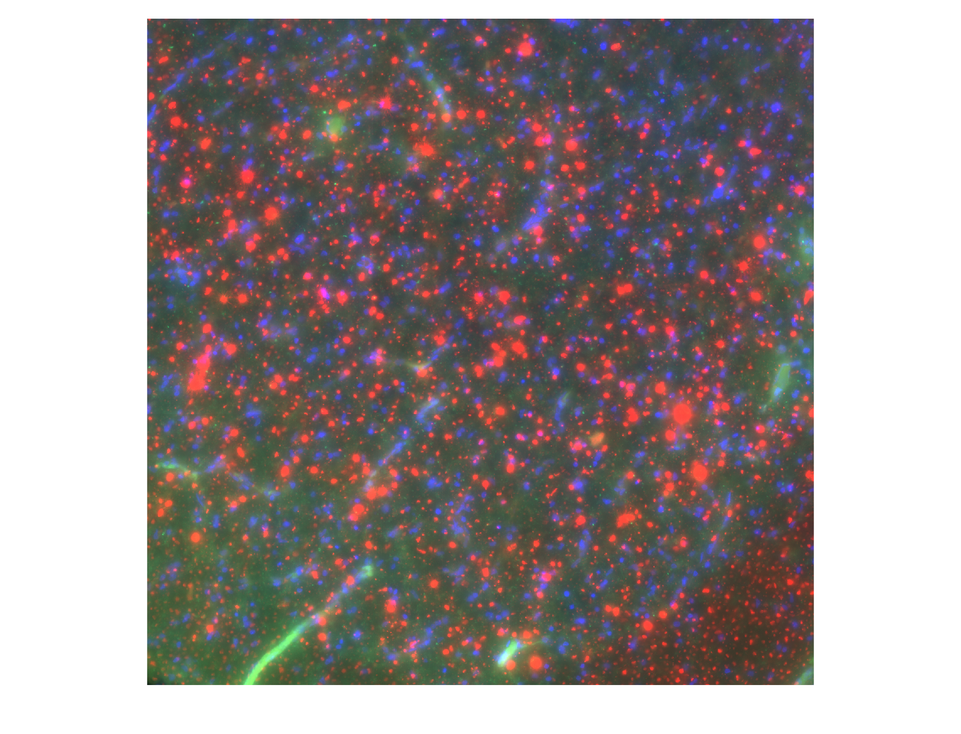
#> input picture Images/525_neurons.png, 961 x 734 px, shrunk from 2315 x 1769 before the run
$ jupyter execute --allow-errors 'Introduction Tools for Workshop_KEY.ipynb'
#> lines starting #> are read from the running program, lines starting #| are printed output that depends on the picture; after the words box and inside, x2 and y2 are one past the last pixel; in counts of white or black regions, pixels touching at a corner belong together; long printed decimals are rounded
# *Before Continuing*
 Open a **Puma Jupyter Notebook** session, not **Ocelote Jupyter Notebook**, this will allow for correct pathing to all required python libraries.
 You must run KEYS_Training_Setup before running this module. Once this step has been done, change the kernel to "KEYS_module".

# Jupyter & Python Training Session
# At a Glance:
1. Intro to Jupyter Notebooks
2. Coding Workshop Etiquette
3. What you need to Know for Today's Lesson
4. Markdown Basics
5. Science:Previous Methods
6. Image Processing
    * Install Python Packages: small amount of bash script
    * Loading Image
    * Converting Image to Array
    * RGB Components
    * Save Image
    * Thresholds: Binarize Image & Histograms
7. Image Analysis
8. Conclusions
9. Extra Challenge
10. References

# Coding Workshop Etiquette
* For us to be able to best assist you:
    * Select the **red "x" symbol** in the Zoom session if you run into issues running the code.
    * Select **green checkmark symbol** in the Zoom session if you have run your code block successfully.

* Keep your audio muted unless you have a question to avoid noise that may be distracting.
* Feel free to unmute yourself or message in the chat if you have a question.
    * We will try to assist you as quickly as possible.
* The common style of coding workshops is very similar to this but usually involves sticky notes (red and green) to be attached to the front of your computer!
---

An Introduction to Jupyter Notebooks
==

 * Python programs are plain text files.
 * Use the Jupyter Notebook for editing and running Python.
 * The Notebook has Control and Edit modes.
 * Use the keyboard and mouse to select and edit cells.
 * The Notebook will turn Markdown into formatted documentation.
 * Markdown does most of what HTML does. **(This is how this section was written)**
      * Other options can be found in the dropdown list.
---

## Python programs are plain text files.

*   They have the `.py` extension to let everyone (including the operating system)
    know it is a Python program.
    *   This is convention, not a requirement.
*   It's common to write them using a text editor but we are going to use the [Jupyter Notebook](http://jupyter.org/)
*   The bit of extra setup is well worth it because the Notebook provides code completion
    and other helpful features.
*   Notebook files have the extension `.ipynb` to distinguish them from plain-text Python programs.
    * *These file types along with .pngs or .jpgs will be the majority of the file types you will be saving to your github for today's session.*

## Advantages of Using Jupyter Notebook to run Python
* You can easily type, edit, copy, and paste blocks of code.
* Tab completion allows you to easily access the names of things you are
    using and learn more about them.
	- It allows you to annotate your code with links, different sized text, bullets,
    etc to make it more accessible to you and your collaborators.
	- It allows you to display figures next to the code that produces them to
    tell a complete story of the analysis.
*   The notebook is stored as JSON but can be saved as a .py file if you would
    like to run it from the bash shell or a python interpreter.
*   Just like a webpage, the saved notebook looks different to what you see when
    it gets rendered by your browser.
    *   But this format allows Jupyter to mix software (in several languages) with documentation
      and graphics, all in one file.

# What you need to know for today's lesson:
* Our lessons for today will **require code blocks to be run in order for proper functionality.**
    * if you miss shift+enter (aka run) for a previous step, it may result in an error.
* The File menu has an option called "Revert to Checkpoint".  Use that to reset your file in case you delete something on accident.

*   The Kernel menu has an options to restart the interpreter and clear the output.

*   The Run button will send the code in the selected cell to the interpreter.
    * Hotkey for this is **Shift+Enter**

*   The command palette function will show you and let you set hotkeys.

* Save often!
---

## Markdown Basics
 * Edit mode can be started by double-clicking a block such as this one.
     * Try it!
 * Shift+Enter to run your block
     * Try it!
 * A new block can be added using the **"+" symbol in the upper-left corner of your Jupyter Notebook.**
     * Try it and try to create some of the examples shown below!

* Use asterisks to create bullet list. **(Indenting/tab allows for a new sub-list similar to other programs like google document)**
     * <u> Example below:</u>
         * Bullet one
         * Bullet two
         * Bullet three

 * *The block can be switched to **code** which will compose the majority of the blocks that you will interact with for today's session.*
 * **Shift + Enter allows you to run a block of code**
 * Different Headers can be made using "#" symbol in front of text. (Make sure you code block is in markdown mode)
 * The number of "#" in front of your text determines the sizing (the more, the smaller the size).
    * <u> Example below:</u>
     # Main Title
     ## Header
     ### Text

###  <font color=red>Reminder: Save your notebook!</font>

## What is the Difference between Markdown and Code then?
We often use the term "code" to mean "the source code of software written in a language such as Python".

A "code cell" in a Notebook is a cell that contains software.

A "text cell" is one that contains ordinary prose written for human beings. (Also termed markdown cell)

### Change an Existing Cell from Code to Markdown

What happens if you write some Python in a code cell and then you switch it to a Markdown cell?

**For example**, change the following markdown block to a code block.

[cell 1]
x = 6 * 7 + 12
print(x)
#Comment something

* Code block lines can be commented out by using "**#**"
    * Great way to take notes of what each line of code does
    * We have comments throughout the session in the code blocks as well to demonstrate
* **Shift+tab** after a code gives information and suggestions.

# Science: Previous Methods
### Manual Counting Methods

### Would you want to count this by hand?

Imagine doing this for **multiple cell cultures**. That would be **very time consuming**!

## <font color=green>Discussion</font>
### How could we automate this process?

#### Write your ideas here: Your ideas here...

*Double-Click for Answer*
<style>
div.input {

    Coding using functions like thresholding and cell count can allow for this part of analysis to be automated.

    display:none;
}
</style>

###  <font color=red>Reminder: Save your notebook!</font>

# Image Processing

Today, we will be processing the following image and using basic python commands.

*Although we are using python, this is just one medium that can be used to code so we will not be focusing on all aspects of coding but rather on general handling of image data.*

*ANS: Mention that this image they are working with is a section from this larger image.*

## Install Python Packages
Before we begin coding we need to first make sure we have all of the python libraries that we need for today's session.

The ones below that we have to install because they are not already available on the HPC Jupyter Notebook.

## Loading Image

[cell 2]
# Call libraries needed for visualizing images
import sys
from skimage import io
import skimage.filters
import numpy as np # this allows for a library to be "nicknamed" for easy calling in code
from matplotlib import pyplot as plt
from IPython.display import Image
# Not all coding languages require this type of library setup but for python this is the case.

[cell 3]
filename='Images/525_neurons.png'#save variable with name of image; ' ' used to denote a string (aka text)
img =  io.imread(filename) #reads in image using a function called "imread" that is called from the io library
#> img is the input picture: shape (734, 961, 3); mean R, G, B 155.9, 146.8, 146.6
#img is the variable we are storing the image data to.
plt.imshow(img) #Visualize image using a plot from matplotlib library
#> (this line was passed over: IPython is not available in this run)

## <font color=green>Discussion</font>
### What do you think the image is of and showing?

#### Write your ideas here: Your ideas here...

*Double-Click for Answer*
<style>
div.input {

    Red is axon skeleton, blue is nuclear data, green is myelin sheaths (found on some neurons). This is actually not normal tissue and that is why the structural elements look different (circular and nuclear data is spread out along with the axon skeleton too). We can count cells, we can identify different cells based on color, we can find average sizing of the cells etc.


    display:none;
}
</style>

### What other information we can get out of the images?

[cell 4]
print('Shape of the image',img.shape)
#| Shape of the image (734, 961, 3)
#Why the 3 in the last column? We will discuss this in the Grey Scale & RGB Values section.
print('Data type of image',img.dtype)
#| Data type of image uint8
# This is useful because depending on your data type and image size, you will manipulate the data differently.
# Also, you may run into errors if certain functions cannot process certain types and this is helpful to know prior.

## Converting image to array

[cell 5]
img_ary = np.asarray(img) # Creating an array of the image
# Remove "#" comment to command below. What is the output?
# print('Array of Image',img_ary)

## <font color=green>Discussion</font>
### Why do we need to convert image to an array? What does this allow us to do with the image?

#### Write some of your ideas below:Your ideas here...

*Double-Click for Answer*
<style>
div.input {
    Array objects let you do important operations such as matrix multiplication, transposition,solving equation systems, vector multiplacation, and normalization. This allows for aligning and warping of images. This is just a display of the matrix, we want to be able to manipulate it with varying functions. This can only be done if we convert to an array! A similar idea behind linear algebra, a matrix that represents a matrix that stands for the colors from a heat map.*
    display:none;
}
</style>

[cell 6]
# Rotation
rotate_ary = np.rot90(img_ary) #Rotating the image array
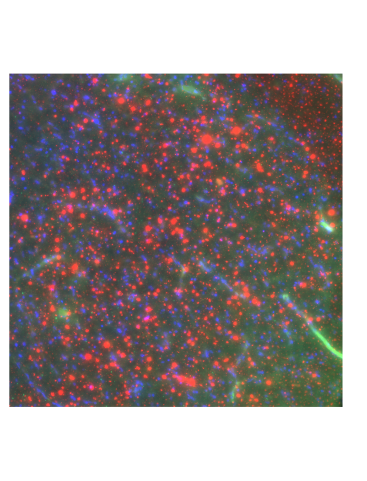
#> rotate_ary: shape (961, 734, 3) (shown at 1/2 size); mean R, G, B 155.9, 146.8, 146.6
#> (the rest of this cell did not finish here and is left out)

###  <font color=red>Reminder: Save your notebook!</font>

## Grey Scale & RGB Values
### Pixel Values and their Locations

[cell 7]
unique_pixel_values = np.unique(img_ary) #identifies the unique value (aka if only 1s and 2s, output is [1 2])
#> unique_pixel_values = 233 values from 14 to 255
print(unique_pixel_values)
#| [ 14  15  20  22  23  27  29  30  31  32  33  34  35  36  37  38  39  40
#|   41  42  43  44  45  46  47  48  49  50  51  52  53  54  55  56  57  58
#|   59  60  61  62  63  64  65  66  67  68  69  70  71  72  73  74  75  76
#|   77  78  79  80  81  82  83  84  85  86  87  88  89  90  91  92  93  94
#|   95  96  97  98  99 100 101 102 103 104 105 106 107 108 109 110 111 112
#|  113 114 115 116 117 118 119 120 121 122 123 124 125 126 127 128 129 130
#> (further printed lines are left out)

[cell 8]
# Remember when we ran img_ary.shape earlier?
print("Height in Pixels, Width in Pixels, Matrix",img_ary.shape)
#| Height in Pixels, Width in Pixels, Matrix (734, 961, 3)
# A RGB image is stored as three 8 bit channels of RGB data. So really, we are seeing 1 channel in the above example.

### Color chart
https://www.rapidtables.com/web/color/RGB_Color.html

[cell 9]
# 0 - 255 for Red, Blue, and Green Channel
R = 250
G = 150
B = 200
Color = (R,G,B) # Save variable "Color" as a tuple composed of variables R,G, and B.
RGB = np.full((10,10,3),Color)
plt.imshow(RGB)
#> (this line was passed over: IPython is not available in this run)
plt.title("Color Palette")
#> (this line was passed over: IPython is not available in this run)

## Separate Image into RGB Components

[cell 10]
r = img[:,:,0] # Red channel
g = img[:,:,1] # Green channel
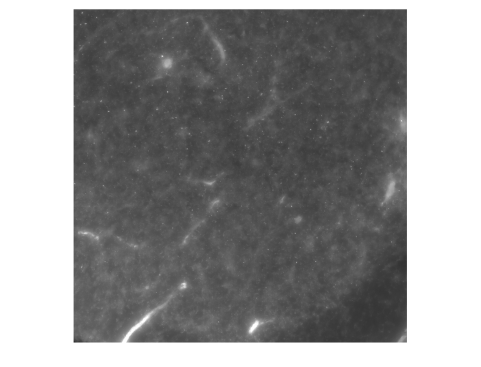
#> g: shape (734, 961) (shown at 1/2 size); min 35, max 255, mean 146.8
b = img[:,:,2] # Blue channel
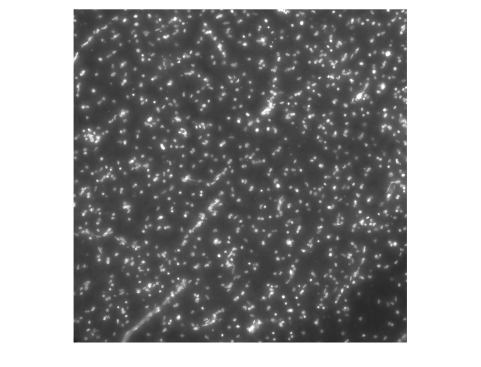
#> b: shape (734, 961) (shown at 1/2 size); min 15, max 255, mean 146.6
#> (the rest of this cell did not finish here and is left out)

## Save Image: Red Channel

[cell 11]
# Another library for converting array to an image
from PIL import Image

[cell 12]
ary_img = Image.fromarray(r)
save = ary_img.save('Images/r.png')

#Why did the color save out as grey?
# In some programming languages built in functions and commands automatically modify the image to greyscale.
# In this case, cmap (color map) allowed us to visualize each channel in its respective color.
#Do you remember linux command for listing the files in your folder?
# Notice that the values are from 0-255 (this is standard for 8 bit data type)
# A gradient that goes from black to white

[cell 13]
# Let's check
filename_r ='Images/r.png'
r =  io.imread(filename_r)
print(r.shape)
#| (734, 961)
#img_ary = np.asarray(img)
# Notice that the values are still from 0-255 (this is standard for 8 bit data type)
# The 2 other channels were removed because we only saved the red channel. A gradient that goes from black to white with values in between.

###  <font color=red>Reminder: Save your notebook!</font>

## Thresholds: Binarize Image & Histograms

## <font color=green>Discussion</font>
### What is an binary image? What are you doing when you binarize an image?

#### Write your ideas below:

*Double-Click for Answer*
<style>
div.input {
    A binary image is an image that consists of only two colors (commonly white and black). When you binarize the image you apply an algorithm that will convert each pixel to a value of either 1 or 0.
    display:none;
}
</style>

[cell 14]
# Libraries needed
from skimage import data
from skimage.filters import threshold_mean #import selected thresholding method

[cell 15]
thresh = threshold_mean(r) #establish and register thresholding method with image
#> thresh = 155.9
print(thresh) #threshold value
#| 155.878
binary = r > thresh #applys threshold to image to create binary image.
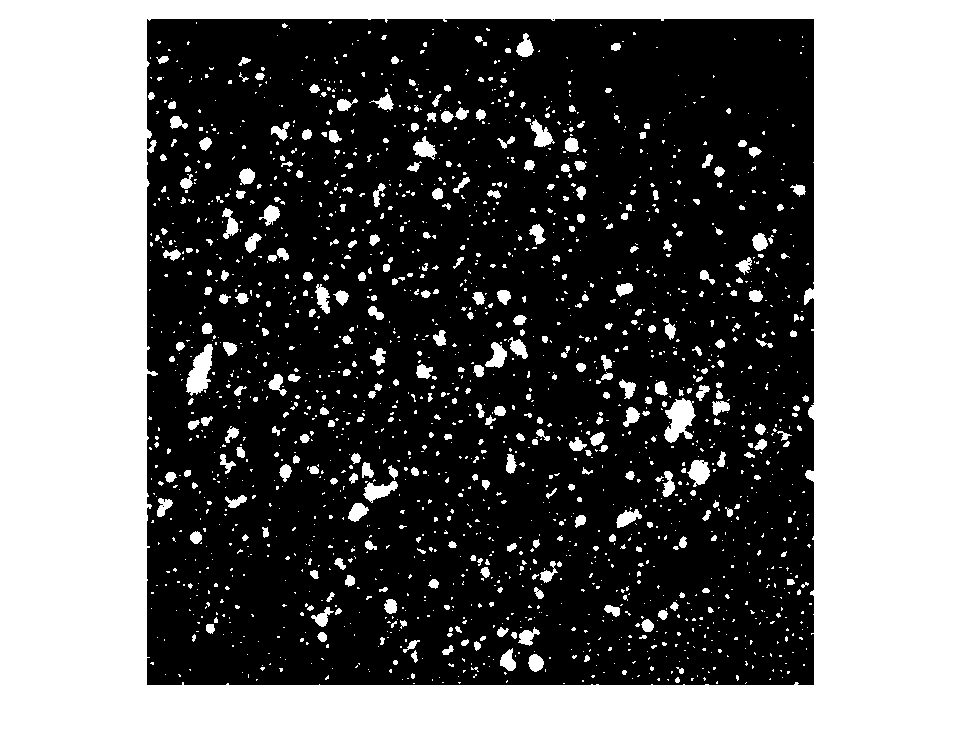
#> binary: shape (734, 961) bool; 42% white; 1914 white regions (1531 under 20 px), largest, box (x1, y1, x2, y2) and area: (0, 0, 961, 734) 261745, (664, 398, 696, 443) 882, (186, 344, 213, 396) 804

#> (a cell that did not finish here is left out)

[cell 17]
#Display all thresholding methods in skiimage library package
from skimage.filters import try_all_threshold
#> (the rest of this cell did not finish here and is left out)

### Why did minimun error out?
### There is nothing wrong with the code...

[cell 18]
from skimage.filters import threshold_minimum

img = data.page()
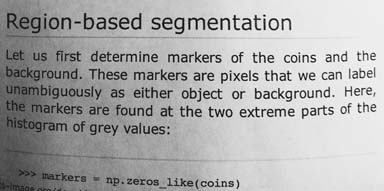
#> input picture skimage.data.page(), 384 x 191 px
#> img is the input picture: shape (191, 384); min 0, max 255, mean 171.5

thresh = threshold_minimum(img) #establish and register thresholding method with image
#> thresh = 191
binary = img > thresh
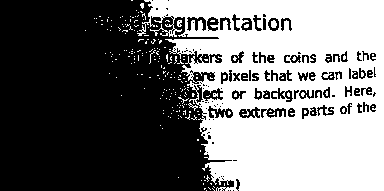
#> binary: shape (191, 384) bool; 45.1% white; 234 white regions (230 under 20 px), largest, box (x1, y1, x2, y2) and area: (137, 0, 384, 191) 32230, (271, 20, 277, 28) 39, (177, 20, 182, 27) 26, (188, 103, 198, 111) 24
#> (the rest of this cell did not finish here and is left out)

The error occurs from the pairing of the image and filter itself. The minimum method creates the histogram of the grayscale image and smoothes it until only two maxima are present. The minimum between the two maxima is then taken as the threshold value. The minimum method did not work on the previous image because no two single maxima could reasonably be determined.

### Where is the Yen image?

[cell 19]
from skimage.filters import threshold_yen

img = data.page()

thresh = threshold_yen(img) #establish and register thresholding method with image
#> thresh = 121
binary = img > thresh
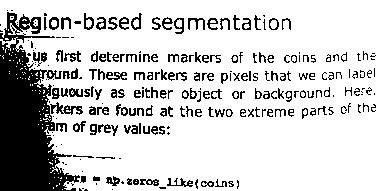
#> binary: shape (191, 384) bool; 80.4% white; 247 black regions (99 under 20 px), largest, box (x1, y1, x2, y2) and area: (0, 12, 80, 191) 7658, (50, 102, 83, 115) 184, (106, 72, 127, 80) 101
#> (the rest of this cell did not finish here and is left out)

Yen worked on this image. Why?

Yen's algorithm tries several different paths between pixels in order to determine the shortest (best) path possible. This results in an upper threshold value to be calculated. All the pixels that are higher than that value are considered to be foreground. Yen's method technically worked but most of the image was calculated to be in the foreground. Resulting with a bleached out threshold.

## <font color=green>Discussion</font>
## At a glance, is triangle a good method for this image? Is Otsu? Is Mean better than all the methods?

#### Write your ideas below: Your ideas below...

*Double-Click for Answer*
<style>
div.input {

    We don't achieve the desired affect from the triangle method, since it significantly decreases the data available and influences the axon diameter analysis. Otsu would be a good option, from a first glance there isn't much of a differnece between otsu, mean, isodata, and li. But when you look closely some of the methods may *dilate or erode the image more than desired. We will proceed forward with the mean thresholding since it appears to have maintained most of the original picture's features.

    display:none;
}
</style>

###  <font color=red>Reminder: Save your notebook!</font>

## Software that Use Thresholding

### ImageJ

### ITKsnap

# Image Analysis

## Counting "Cells"

[cell 20]
# Libraries needed
import skimage.color
import skimage.measure

[cell 21]
#Before we threshold, it is good practice to smooth the image
#This prevents unwanted removal of data due to large variation changes between background and foreground
#Without this can also cause the connected component analysis step to fail
blur = skimage.filters.gaussian(r,4)
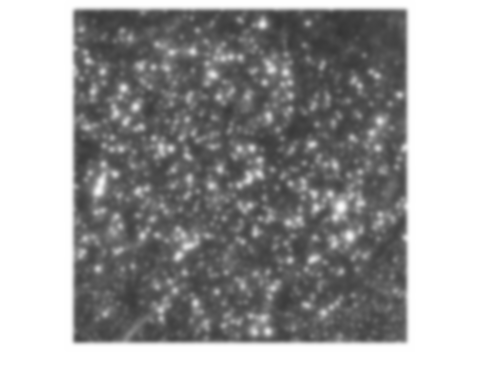
#> blur: shape (734, 961) float64 (shown at 1/2 size); min 0.205, max 1, mean 0.611
# The second input for this function is sigma
# A larger sigma value will result in less noise
plt.imshow(blur, cmap = "Greys")
#> (this line was passed over: IPython is not available in this run)

## Try to increase the sigma value above. What happens?

[cell 22]
# Takes a binary image as input
thresh = threshold_mean(blur) #establish and register thresholding method with image
#> thresh = 0.611
print(thresh)
#| 0.6113
binary = blur > thresh #applys threshold to image to create binary image.
#> binary: shape (734, 961) bool; 40% white; 144 white regions (17 under 20 px), largest, box (x1, y1, x2, y2) and area: (0, 0, 961, 734) 263971, (349, 455, 397, 522) 1118, (664, 395, 695, 443) 1024
#> (the rest of this cell did not finish here and is left out)

## Before we "count" the cells, how does Connected Component Analysis Work?

### https://datacarpentry.org/image-processing/09-connected-components/

[cell 23]
# Connected Component Analysis
labeled_img = skimage.measure.label(binary, connectivity=1)
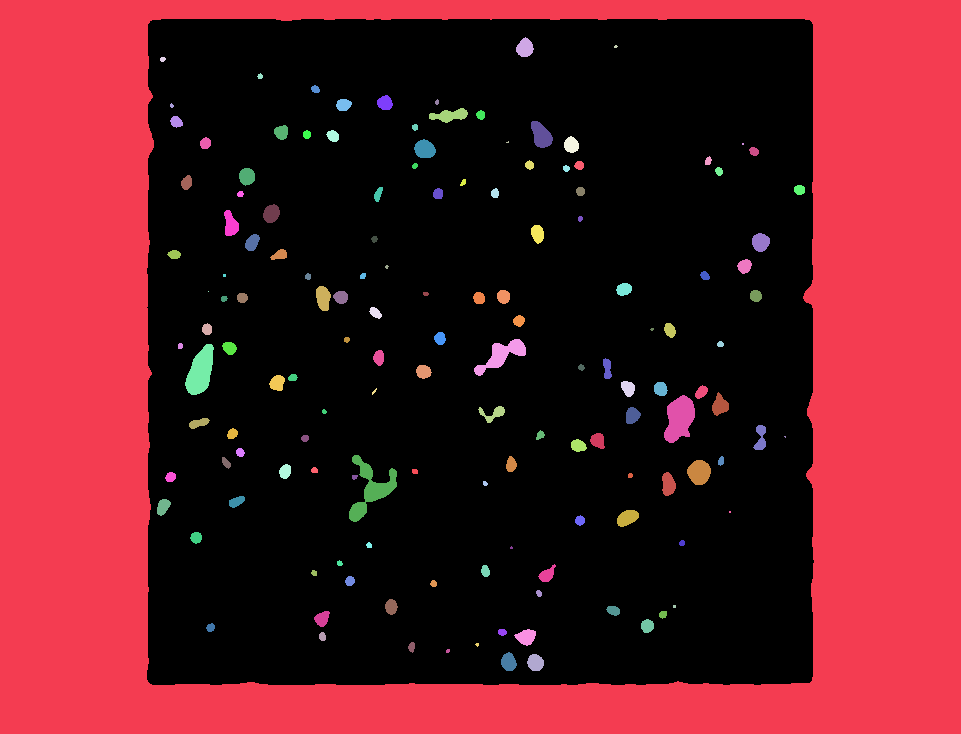
#> labeled_img: shape (734, 961) int32; 145 distinct labels, from 0 to 144; one colour per label, 0 black
#Connectivity is in units of orthogonal jumps ( you can only choose 1 or 2)
#Pixel connected to a second one and if reachable by 1 orthogonal jump from first pixel
print("dtype:",labeled_img.dtype)
#| dtype: int32
print("Min:", np.min(labeled_img))
#| Min: 0
print("Max:",np.max(labeled_img))
#| Max: 144
